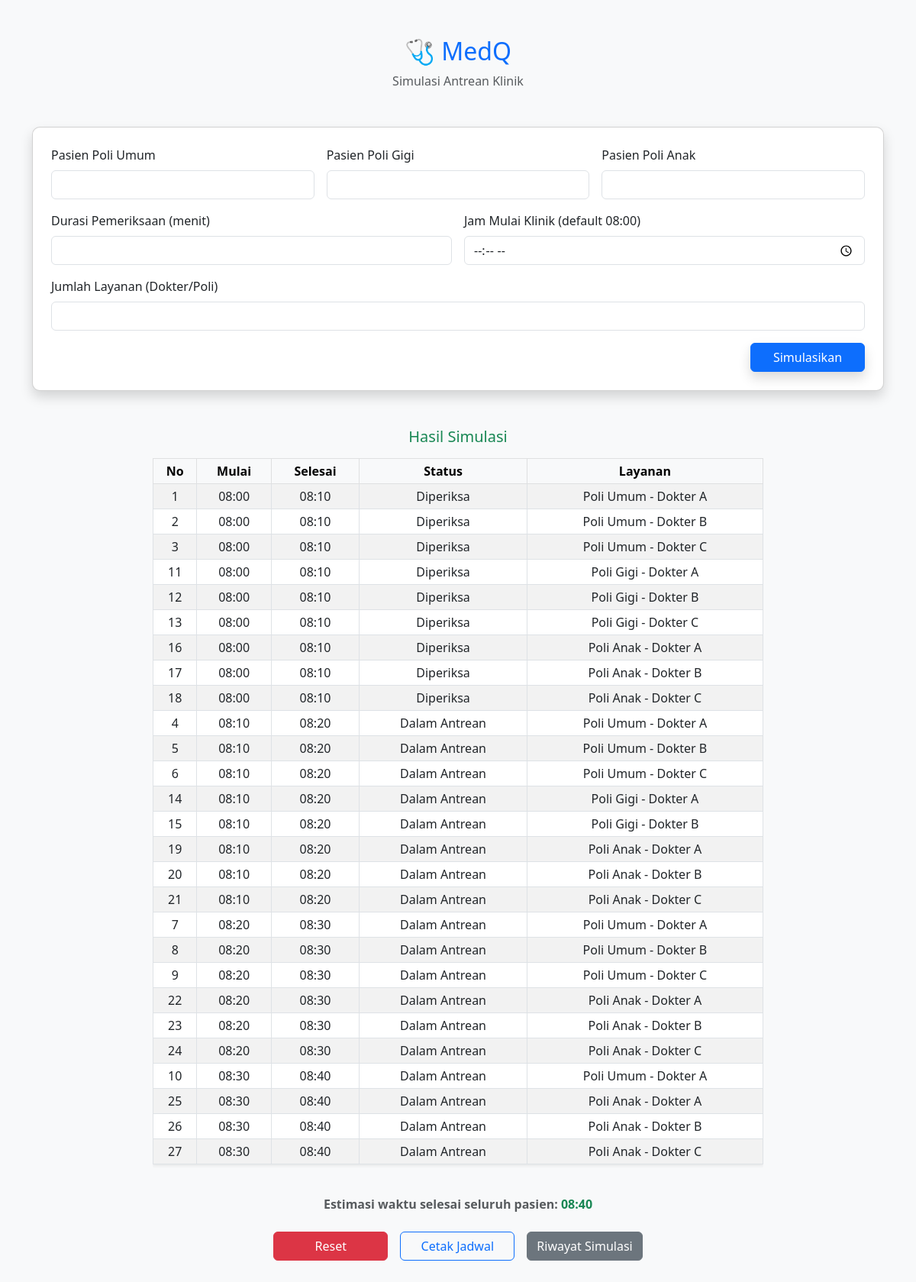
The page / on the database its author committed.
### tables this page shows
CREATE TABLE antrian (
                id INTEGER PRIMARY KEY AUTOINCREMENT,
                no INTEGER,
                mulai TEXT,
                selesai TEXT,
                status TEXT,
                dokter TEXT,
                poli TEXT
            );

### app.py (the view, shortened to what this page needs)
@app.route("/", methods=["GET", "POST"])
def index():
    hasil = []
    estimasi_selesai = ""
    now = datetime.now().strftime("%H:%M")
    hasil = db.get_antrian()
    estimasi_selesai = hasil[-1]["selesai"] if hasil else ""
    return render_template(
        "index.html",
        hasil=hasil,
        poli="Semua Poli",
        now=now,
        selesai=estimasi_selesai,
    )

### db.py (called while the page is built)
def get_antrian():
    with sqlite3.connect(DB_FILE) as conn:
        cursor = conn.execute(
            """
            SELECT no, mulai, selesai, status, dokter, poli
            FROM antrian
            ORDER BY TIME(mulai)
        """
        )
        return [
            {
                "no": row[0],
                "mulai": row[1],
                "selesai": row[2],
                "status": row[3],
                "dokter": row[4],
                "poli": row[5],
            }
            for row in cursor
        ]

### templates/index.html (shortened to what this page needs)
<!DOCTYPE html>
<html lang="en">
  <head>
    <link href="https://cdn.jsdelivr.net/npm/bootstrap@5.3.0/dist/css/bootstrap.min.css" rel="stylesheet" />
  </head>
  <body>
    <div class="container py-5">
      <div class="text-center mb-5">
        <h2 class="text-primary">🩺 MedQ</h2>
        <p class="text-muted">Simulasi Antrean Klinik</p>
      </div>
      <form method="POST" class="card shadow p-4 form-section mb-5">
        <div class="row g-3">
          <div class="col-md-4">
            <label class="form-label">Pasien Poli Umum</label>
            <input type="number" name="umum" class="form-control" min="0" value="" />
          </div>
          <div class="col-md-4">
            <label class="form-label">Pasien Poli Gigi</label>
            <input type="number" name="gigi" class="form-control" min="0" value="" />
          </div>
          <div class="col-md-4">
            <label class="form-label">Pasien Poli Anak</label>
            <input type="number" name="anak" class="form-control" min="0" value="" />
          </div>
          <div class="col-md-6">
            <label class="form-label">Durasi Pemeriksaan (menit)</label>
            <input type="number" name="durasi" class="form-control" required min="1" />
          </div>
          <div class="col-md-6">
            <label class="form-label">Jam Mulai Klinik (default 08:00)</label>
            <input type="time" name="mulai" class="form-control" />
          </div>
          <div class="col-md-12">
            <label class="form-label">Jumlah Layanan (Dokter/Poli)</label>
            <input type="number" name="dokter" class="form-control" required min="1" max="5" />
          </div>
          <div class="col-12 text-end mt-3">
            <button type="submit" class="btn btn-primary btn-action shadow">Simulasikan</button>
          </div>
        </div>
      </form>
      {% if hasil %}
        <div class="mt-5">
          <h5 class="text-success text-center mb-3">Hasil Simulasi</h5>
          <div class="table-responsive custom-table">
            <table class="table table-sm table-bordered table-striped shadow-sm text-center align-middle">
              <thead class="table-light">
                <tr>
                  <th>No</th>
                  <th>Mulai</th>
                  <th>Selesai</th>
                  <th>Status</th>
                  <th>Layanan</th>
                </tr>
              </thead>
              <tbody>
                {% for item in hasil %}
                  <tr class="{% if item.mulai <= now <= item.selesai %}table-success{% endif %}">
                    <td>{{ item.no }}</td>
                    <td>{{ item.mulai }}</td>
                    <td>{{ item.selesai }}</td>
                    <td>{{ item.status }}</td>
                    <td>{{ item.dokter }}</td>
                  </tr>
                {% endfor %}
              </tbody>
            </table>
          </div>
          <div class="text-center mt-4">
            <p class="fw-semibold text-muted">
              Estimasi waktu selesai seluruh pasien:
              <span class="text-success">{{ selesai }}</span>
            </p>
          </div>
          <div class="d-flex flex-wrap gap-3 justify-content-center mt-4">
            <form method="POST" action="/reset">
              <button type="submit" class="btn btn-danger btn-action">Reset</button>
            </form>
            <a href="/cetak" class="btn btn-outline-primary btn-action" target="_blank">Cetak Jadwal</a>
            <a href="/riwayat" class="btn btn-secondary btn-action">Riwayat Simulasi</a>
          </div>
        </div>
      {% endif %}
    </div>
  </body>
</html>

### templates/index.html (style rules this page uses)
body { background-color: #f8f9fa; color: #212529; }
.form-section { background-color: #ffffff; border-radius: 10px; }
.btn-action { min-width: 150px; }
.custom-table { max-width: 800px; margin: 0 auto; }

### rows shown on the page
antrian: no "1", mulai "08:00", selesai "08:10", status "Diperiksa", dokter "Poli Umum - Dokter A"
antrian: no "2", mulai "08:00", selesai "08:10", status "Diperiksa", dokter "Poli Umum - Dokter B"
antrian: no "3", mulai "08:00", selesai "08:10", status "Diperiksa", dokter "Poli Umum - Dokter C"
antrian: no "11", mulai "08:00", selesai "08:10", status "Diperiksa", dokter "Poli Gigi - Dokter A"
antrian: no "12", mulai "08:00", selesai "08:10", status "Diperiksa", dokter "Poli Gigi - Dokter B"
antrian: no "13", mulai "08:00", selesai "08:10", status "Diperiksa", dokter "Poli Gigi - Dokter C"
antrian: no "16", mulai "08:00", selesai "08:10", status "Diperiksa", dokter "Poli Anak - Dokter A"
antrian: no "17", mulai "08:00", selesai "08:10", status "Diperiksa", dokter "Poli Anak - Dokter B"
antrian: no "18", mulai "08:00", selesai "08:10", status "Diperiksa", dokter "Poli Anak - Dokter C"
antrian: no "4", mulai "08:10", selesai "08:20", status "Dalam Antrean", dokter "Poli Umum - Dokter A"
antrian: no "5", mulai "08:10", selesai "08:20", status "Dalam Antrean", dokter "Poli Umum - Dokter B"
antrian: no "6", mulai "08:10", selesai "08:20", status "Dalam Antrean", dokter "Poli Umum - Dokter C"
antrian: no "14", mulai "08:10", selesai "08:20", status "Dalam Antrean", dokter "Poli Gigi - Dokter A"
antrian: no "15", mulai "08:10", selesai "08:20", status "Dalam Antrean", dokter "Poli Gigi - Dokter B"
antrian: no "19", mulai "08:10", selesai "08:20", status "Dalam Antrean", dokter "Poli Anak - Dokter A"
antrian: no "20", mulai "08:10", selesai "08:20", status "Dalam Antrean", dokter "Poli Anak - Dokter B"
antrian: no "21", mulai "08:10", selesai "08:20", status "Dalam Antrean", dokter "Poli Anak - Dokter C"
antrian: no "7", mulai "08:20", selesai "08:30", status "Dalam Antrean", dokter "Poli Umum - Dokter A"
antrian: no "8", mulai "08:20", selesai "08:30", status "Dalam Antrean", dokter "Poli Umum - Dokter B"
antrian: no "9", mulai "08:20", selesai "08:30", status "Dalam Antrean", dokter "Poli Umum - Dokter C"
antrian: no "22", mulai "08:20", selesai "08:30", status "Dalam Antrean", dokter "Poli Anak - Dokter A"
antrian: no "23", mulai "08:20", selesai "08:30", status "Dalam Antrean", dokter "Poli Anak - Dokter B"
antrian: no "24", mulai "08:20", selesai "08:30", status "Dalam Antrean", dokter "Poli Anak - Dokter C"
antrian: no "10", mulai "08:30", selesai "08:40", status "Dalam Antrean", dokter "Poli Umum - Dokter A"
antrian: no "25", mulai "08:30", selesai "08:40", status "Dalam Antrean", dokter "Poli Anak - Dokter A"
antrian: no "26", mulai "08:30", selesai "08:40", status "Dalam Antrean", dokter "Poli Anak - Dokter B"
antrian: no "27", mulai "08:30", selesai "08:40", status "Dalam Antrean", dokter "Poli Anak - Dokter C"
